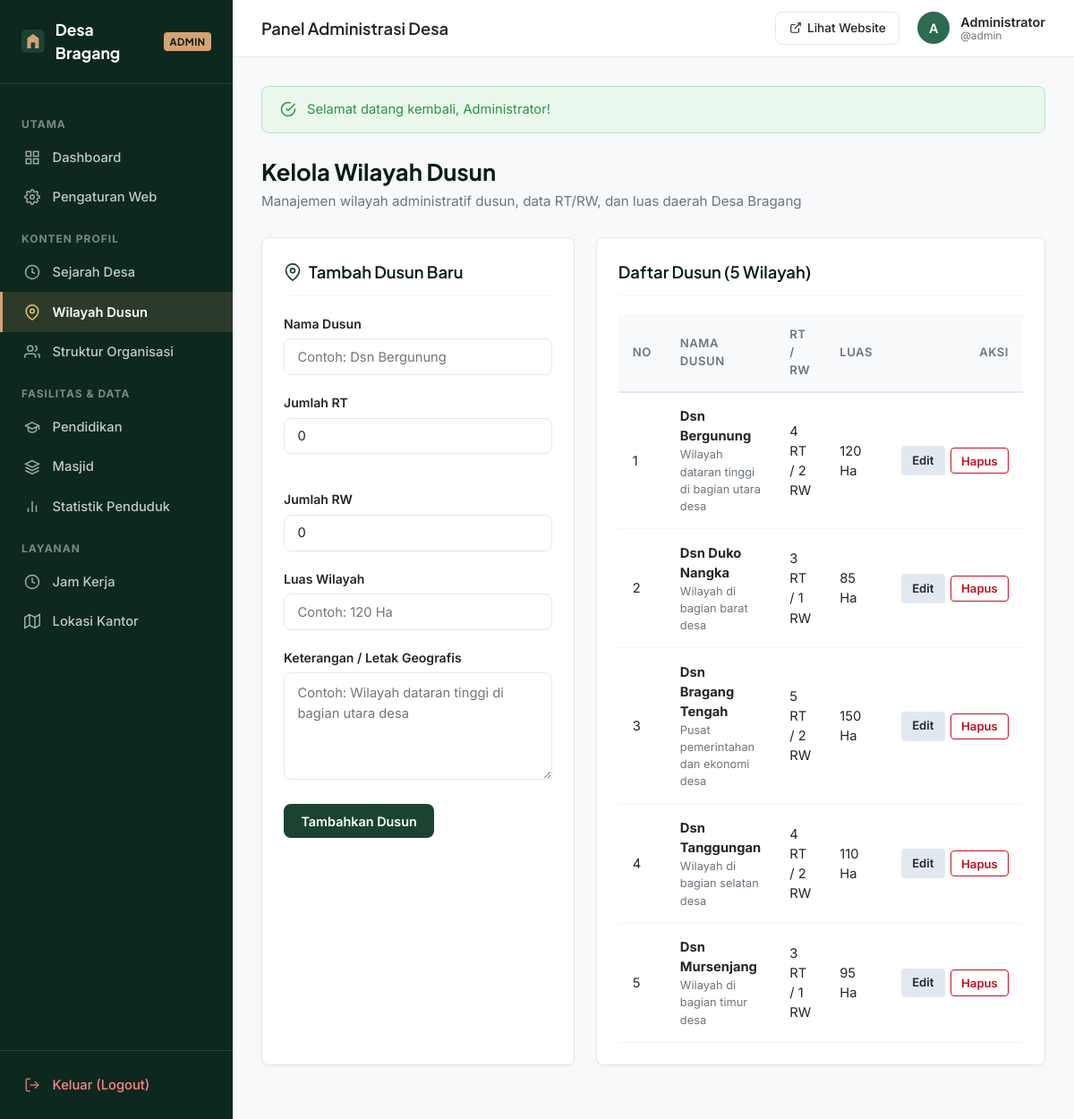
The app's page /admin/wilayah.php (signed in) with its own data.
### tables this page shows
CREATE TABLE IF NOT EXISTS `wilayah` (
    `id` INT AUTO_INCREMENT PRIMARY KEY,
    `nama` VARCHAR(150) NOT NULL,
    `jumlah_rt` INT DEFAULT 0,
    `jumlah_rw` INT DEFAULT 0,
    `luas` VARCHAR(50) DEFAULT NULL,
    `keterangan` TEXT DEFAULT NULL
);

### includes/helpers.php (called while the page is built, shortened)
<?php
function e($str) {
    return htmlspecialchars($str ?? '', ENT_QUOTES, 'UTF-8');
}
function getBasePath() {
    static $basePath = null;
    if ($basePath !== null) {
        return $basePath;
    }
    $appRoot = str_replace('\\', '/', realpath(dirname(__DIR__)));
    $docRoot = isset($_SERVER['DOCUMENT_ROOT']) && !empty($_SERVER['DOCUMENT_ROOT'])
        ? str_replace('\\', '/', realpath($_SERVER['DOCUMENT_ROOT']))
        : '';
    if ($docRoot && stripos($appRoot, $docRoot) === 0) {
        $sub = substr($appRoot, strlen($docRoot));
        $basePath = '/' . ltrim(str_replace('\\', '/', $sub), '/');
        $basePath = rtrim($basePath, '/');
    } else {
        $scriptDir = str_replace('\\', '/', dirname($_SERVER['SCRIPT_NAME'] ?? ''));
        $scriptDir = preg_replace('#/(admin|includes)(/.*)?$#i', '', $scriptDir);
        $basePath = rtrim($scriptDir, '/');
    }
    return $basePath;
}
function baseUrl($path = '') {
    $base = getBasePath();
    if ($path === '' || $path === '/') {
        return $base !== '' ? $base . '/' : '/';
    }
    return ($base !== '' ? $base : '') . '/' . ltrim($path, '/');
}

### admin/wilayah.php (the view, shortened to what this page needs)
<?php
require_once __DIR__ . '/includes/admin_header.php';
$db = getDB();
$dusunList = $db->query('SELECT * FROM wilayah ORDER BY id ASC')->fetchAll();
$editItem = null;
?>
<div class="page-header-admin">
    <div>
        <h1>Kelola Wilayah Dusun</h1>
        <p>Manajemen wilayah administratif dusun, data RT/RW, dan luas daerah Desa Bragang</p>
    </div>
</div>
<div class="grid-2">
    <div class="card">
        <div class="card-title">
            <svg width="20" height="20" viewBox="0 0 24 24" fill="none" stroke="#1B4332" stroke-width="2"><path d="M21 10c0 7-9 13-9 13s-9-6-9-13a9 9 0 0 1 18 0z"/><circle cx="12" cy="10" r="3"/></svg>
            <?= $editItem ? 'Edit Dusun: ' . e($editItem['nama']) : 'Tambah Dusun Baru' ?>
        </div>
        <form method="POST" action="">
            <div class="form-group">
                <label class="form-label" for="nama">Nama Dusun</label>
                <input type="text" id="nama" name="nama" class="form-control" placeholder="Contoh: Dsn Bergunung" value="<?= e($editItem['nama'] ?? '') ?>" required>
            </div>
            <div class="form-row">
                <div class="form-group">
                    <label class="form-label" for="jumlah_rt">Jumlah RT</label>
                    <input type="number" id="jumlah_rt" name="jumlah_rt" class="form-control" min="0" value="<?= (int)($editItem['jumlah_rt'] ?? 0) ?>">
                </div>
                <div class="form-group">
                    <label class="form-label" for="jumlah_rw">Jumlah RW</label>
                    <input type="number" id="jumlah_rw" name="jumlah_rw" class="form-control" min="0" value="<?= (int)($editItem['jumlah_rw'] ?? 0) ?>">
                </div>
            </div>
            <div class="form-group">
                <label class="form-label" for="luas">Luas Wilayah</label>
                <input type="text" id="luas" name="luas" class="form-control" placeholder="Contoh: 120 Ha" value="<?= e($editItem['luas'] ?? '') ?>">
            </div>
            <div class="form-group">
                <label class="form-label" for="keterangan">Keterangan / Letak Geografis</label>
                <textarea id="keterangan" name="keterangan" class="form-control" rows="3" placeholder="Contoh: Wilayah dataran tinggi di bagian utara desa"><?= e($editItem['keterangan'] ?? '') ?></textarea>
            </div>
            <div style="display: flex; gap: 0.5rem;">
                <button type="submit" class="btn btn-primary">
                    <?= $editItem ? 'Simpan Perubahan' : 'Tambahkan Dusun' ?>
                </button>
            </div>
        </form>
    </div>
    <div class="card">
        <div class="card-title">
            Daftar Dusun (<?= count($dusunList) ?> Wilayah)
        </div>
        <div class="table-responsive">
            <table class="admin-table">
                <thead>
                    <tr>
                        <th>No</th>
                        <th>Nama Dusun</th>
                        <th>RT / RW</th>
                        <th>Luas</th>
                        <th style="text-align: right;">Aksi</th>
                    </tr>
                </thead>
                <tbody>
                    <?php if (empty($dusunList)): ?>
                    <tr><td colspan="5" style="text-align:center; color: var(--text-muted);">Belum ada data dusun.</td></tr>
                    <?php else: foreach ($dusunList as $i => $d): ?>
                    <tr>
                        <td><?= $i + 1 ?></td>
                        <td>
                            <strong><?= e($d['nama']) ?></strong>
                            <?php if (!empty($d['keterangan'])): ?>
                            <div style="font-size: 0.8rem; color: var(--text-muted);"><?= e($d['keterangan']) ?></div>
                            <?php endif; ?>
                        </td>
                        <td><?= (int)$d['jumlah_rt'] ?> RT / <?= (int)$d['jumlah_rw'] ?> RW</td>
                        <td><?= e($d['luas'] ?: '-') ?></td>
                        <td style="text-align: right;">
                            <div class="table-actions" style="justify-content: flex-end;">
                                <a href="<?= baseUrl('/admin/wilayah.php?edit=' . $d['id']) ?>" class="btn btn-sm btn-secondary" title="Edit">
                                    Edit
                                </a>
                                <form method="POST" action="<?= baseUrl('/admin/wilayah.php') ?>" style="display:inline-block;" onsubmit="return confirm('Hapus dusun <?= e($d['nama']) ?>?')">
                                    <button type="submit" class="btn btn-sm btn-outline-danger" title="Hapus">
                                        Hapus
                                    </button>
                                </form>
                            </div>
                        </td>
                    </tr>
                    <?php endforeach; endif; ?>
                </tbody>
            </table>
        </div>
    </div>
</div>
<?php require_once __DIR__ . '/includes/admin_footer.php'; ?>

### assets/css/admin.css (style rules this page uses)
:root { --primary: #1B4332; --primary-light: #2D6A4F; --primary-dark: #081C15; --accent: #D4A373; --accent-light: #E9C46A; --accent-soft: #FAF3E0; --bg-cream: #FEFAE0; --bg-white: #FFFFFF; --bg-gray: #F8F9FA; --bg-sidebar: #0D281E; --text-dark: #212529; --text-muted: #6C757D; --border-color: #E2E8F0; --border-light: #F1F5F9; --danger: #C1121F; --danger-light: #FDF0ED; --success: #2B9348; --success-light: #EAF7EC; --info: #0077B6; --info-light: #E0F2FE; --font-heading: 'Plus Jakarta Sans', -apple-system, BlinkMacSystemFont, sans-serif; --font-body: 'Inter', -apple-system, BlinkMacSystemFont, sans-serif; --radius-sm: 4px; --radius: 8px; --radius-lg: 12px; --shadow-sm: 0 1px 3px rgba(0, 0, 0, 0.05); --shadow: 0 4px 6px -1px rgba(0, 0, 0, 0.07); --sidebar-width: 260px; --header-height: 64px; }
*, *::before, *::after { box-sizing: border-box; margin: 0; padding: 0; }
body { font-family: var(--font-body); font-size: 15px; line-height: 1.5; color: var(--text-dark); background-color: var(--bg-gray); min-height: 100vh; }
.page-header-admin { display: flex; justify-content: space-between; align-items: center; margin-bottom: 1.75rem; flex-wrap: wrap; gap: 1rem; }
.page-header-admin h1 { font-family: var(--font-heading); font-size: 1.6rem; color: var(--primary-dark); font-weight: 700; }
.page-header-admin p { color: var(--text-muted); font-size: 0.95rem; margin-top: 0.2rem; }
.card { background: var(--bg-white); border: 1px solid var(--border-color); border-radius: var(--radius); padding: 1.5rem; margin-bottom: 1.75rem; box-shadow: var(--shadow-sm); }
.card-title { font-family: var(--font-heading); font-size: 1.15rem; font-weight: 600; color: var(--primary-dark); margin-bottom: 1.25rem; display: flex; align-items: center; gap: 0.5rem; border-bottom: 1px solid var(--border-light); padding-bottom: 0.75rem; }
.grid-2 { display: grid; grid-template-columns: repeat(2, 1fr); gap: 1.5rem; }
.table-responsive { overflow-x: auto; width: 100%; }
.admin-table { width: 100%; border-collapse: collapse; font-size: 0.92rem; text-align: left; }
.admin-table th { background: #F8FAFC; color: var(--text-muted); font-weight: 600; padding: 0.85rem 1rem; border-bottom: 2px solid var(--border-color); font-size: 0.82rem; text-transform: uppercase; letter-spacing: 0.5px; }
.admin-table td { padding: 0.95rem 1rem; border-bottom: 1px solid var(--border-light); vertical-align: middle; }
.table-actions { display: flex; gap: 0.4rem; align-items: center; }
.btn { display: inline-flex; align-items: center; justify-content: center; gap: 0.4rem; font-family: var(--font-body); font-size: 0.9rem; font-weight: 600; padding: 0.6rem 1.15rem; border-radius: var(--radius); border: 1px solid transparent; cursor: pointer; text-decoration: none; transition: all 0.2s ease; }
.btn-sm { padding: 0.35rem 0.7rem; font-size: 0.82rem; border-radius: var(--radius-sm); }
.btn-primary { background: var(--primary); color: #FFFFFF; }
.btn-secondary { background: #E2E8F0; color: var(--text-dark); }
.btn-outline-danger { background: transparent; border-color: var(--danger); color: var(--danger); }
.form-group { margin-bottom: 1.25rem; }
.form-label { display: block; margin-bottom: 0.4rem; font-weight: 600; font-size: 0.88rem; color: var(--text-dark); }
.form-control { width: 100%; padding: 0.65rem 0.9rem; font-family: var(--font-body); font-size: 0.92rem; border: 1px solid var(--border-color); border-radius: var(--radius); background: var(--bg-white); color: var(--text-dark); transition: border-color 0.2s; }
textarea.form-control { resize: vertical; min-height: 120px; line-height: 1.6; }
.form-row { display: grid; grid-template-columns: repeat(auto-fit, minmax(220px, 1fr)); gap: 1.25rem; }

### records on screen
wilayah: nama "Dsn Bergunung", keterangan "Wilayah dataran tinggi di bagian utara desa", jumlah_rt "4", jumlah_rw "2", luas "120 Ha"
wilayah: nama "Dsn Duko Nangka", keterangan "Wilayah di bagian barat desa", jumlah_rt "3", jumlah_rw "1", luas "85 Ha"
wilayah: nama "Dsn Bragang Tengah", keterangan "Pusat pemerintahan dan ekonomi desa", jumlah_rt "5", jumlah_rw "2", luas "150 Ha"
wilayah: nama "Dsn Tanggungan", keterangan "Wilayah di bagian selatan desa", jumlah_rt "4", jumlah_rw "2", luas "110 Ha"
wilayah: nama "Dsn Mursenjang", keterangan "Wilayah di bagian timur desa", jumlah_rt "3", jumlah_rw "1", luas "95 Ha"

### other values on screen
$siteName "Desa Bragang"
substr($currentUser['nama'] ?? 'A', 0, 1) "A"
$currentUser['nama'] "Administrator"
$currentUser['username'] "admin"
$flash['message'] "Selamat datang kembali, Administrator!"
count($dusunList) "5"
